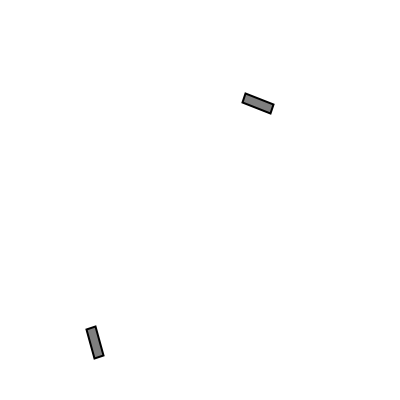
Frame 1 (no input)
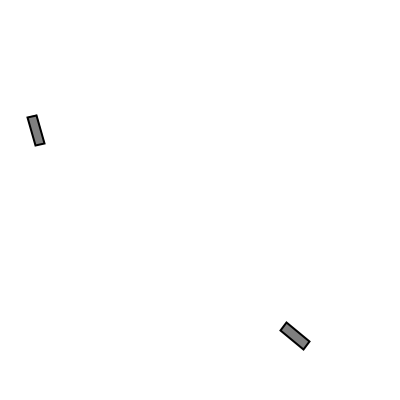
Frame 60 (the mouse pressed at the canvas centre just before this capture)
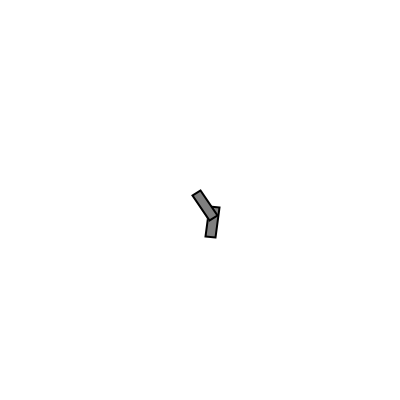
Frame 120 (the mouse held since frame 60 and released just before this capture)

The Processing sketch that drew these frames (run headless with seeded random() and noise(); from frame 60 on, the mouse is pressed at the canvas centre):

// Processing sketch: aula14_grupo02_exercicio06
// ── aula14_grupo02_exercicio06.pde
// The Nature of Code, exemplo 3.3
Mover mover, mover2;
void setup() {
  size(400, 400);
  mover = new Mover();
  mover2 = new Mover();
}
void draw() {
  background(255);
  mover.update();
  mover.checkEdges();
  mover.display();
  
  mover2.update();
  mover2.checkEdges();
  mover2.display();
}

// ── Mover.pde
class Mover {
  PVector position, velocity, acceleration;
  float topspeed;
  float xoff, yoff;
  float r;
  
  Mover() {
    this.position = new PVector(random(0,400), random(0,400));
    this.velocity = new PVector(0, 0);
    this.acceleration = new PVector(0, 0);
    this.topspeed = random(2,8);
    this.xoff = 1000;
    this.yoff = 0;
    this.r = 16;
  }

  void update() {
    PVector mouse = new PVector(mouseX, mouseY);
    PVector dir = PVector.sub(mouse, this.position);
    dir.normalize();
    dir.mult(0.5);
    this.acceleration = dir;

    this.velocity.add(this.acceleration);
    this.velocity.limit(this.topspeed);
    this.position.add(this.velocity);
  }

  void display() {
    float angle = this.velocity.heading();

    stroke(0);
    strokeWeight(2);
    fill(127);
    push();
    rectMode(CENTER);

    translate(this.position.x, this.position.y);
    rotate(angle);
    rect(0, 0, 30, 10);

    pop();
  }

  void checkEdges() {
    if (this.position.x > width) {
      this.position.x = 0;
    } else if (this.position.x < 0) {
      this.position.x = width;
    }

    if (this.position.y > height) {
      this.position.y = 0;
    } else if (this.position.y < 0) {
      this.position.y = height;
    }
  }
}
